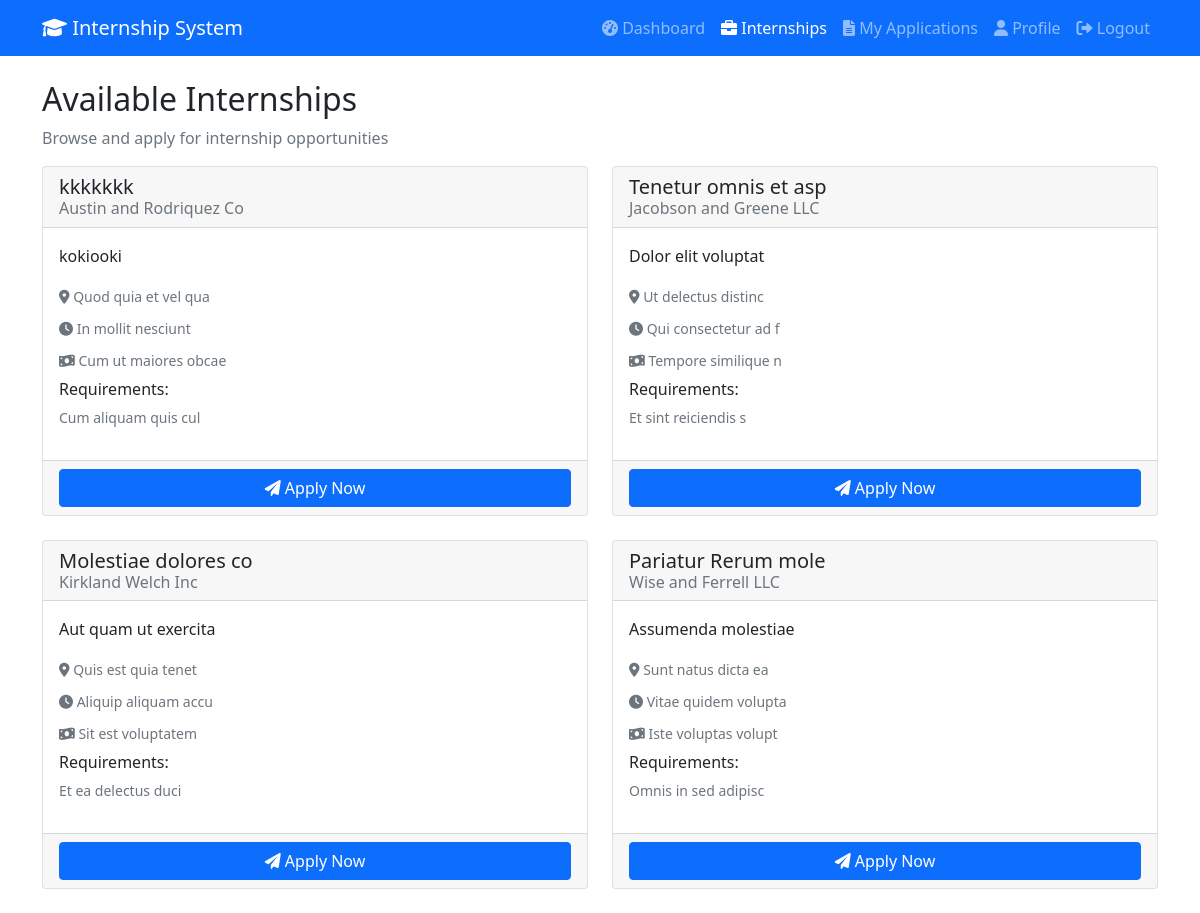
Before: /internships (signed in) with the older database file.
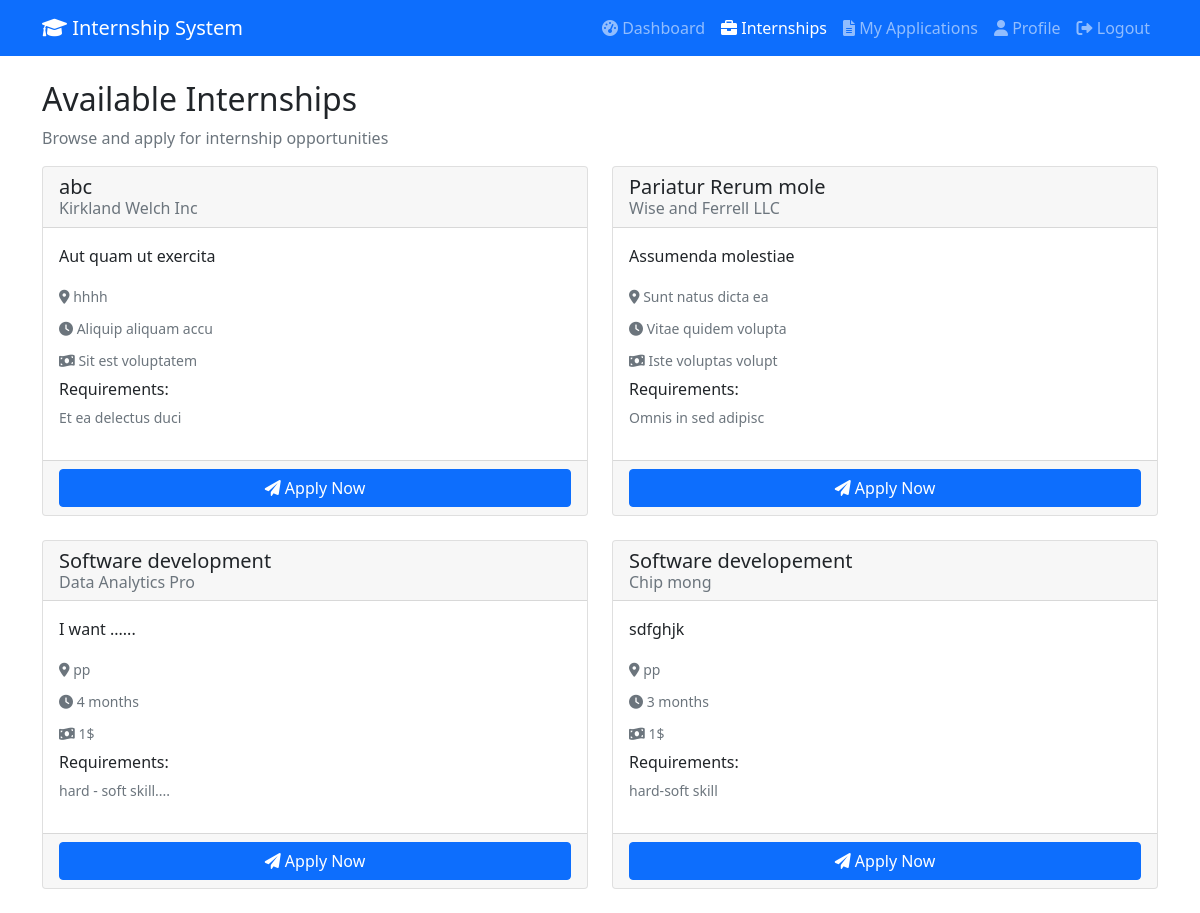
After: the same page with the newer database file.
### models.py (models this page shows)
class Internship(Base):
    __tablename__ = "internships"
    id = Column(Integer, primary_key=True, index=True)
    title = Column(String(255), nullable=False)
    description = Column(Text)
    company = Column(String(255), nullable=False)
    location = Column(String(255))
    duration = Column(String(100))
    stipend = Column(String(100))
    requirements = Column(Text)
    created_by = Column(Integer, ForeignKey("users.id"))
    created_at = Column(DateTime(timezone=True), server_default=func.now())
    is_active = Column(Boolean, default=True)
    deadline = Column(DateTime(timezone=True))
    creator = relationship("User", back_populates="created_internships")
    applications = relationship("InternshipApplication", back_populates="internship")
    tasks = relationship("Task", back_populates="internship")
    feedback = relationship("Feedback", back_populates="internship")
    mentor_feedbacks = relationship("MentorFeedback", back_populates="internship")
    evaluations = relationship("Evaluation", back_populates="internship")

### app.py (the view)
@app.get("/internships", response_class=HTMLResponse)
async def internships_page(request: Request, db: Session = Depends(get_db)):
    try:
        user = await get_current_user_from_cookie(request, db)
        user_role = user.role.value if hasattr(user.role, 'value') else user.role
        if user_role != "student":
            return RedirectResponse("/dashboard?error=Access denied")
        internships = crud.get_internships(db)
        return templates.TemplateResponse("internships.html", {
            "request": request,
            "user": user,
            "internships": internships
        })
    except Exception as e:
        return RedirectResponse("/login")

### templates/internships.html (shortened to what this page needs)
<!DOCTYPE html>
<html lang="en">
<head>
    <link href="https://cdn.jsdelivr.net/npm/bootstrap@5.1.3/dist/css/bootstrap.min.css" rel="stylesheet">
    <link href="https://cdnjs.cloudflare.com/ajax/libs/font-awesome/6.0.0/css/all.min.css" rel="stylesheet">
</head>
<body>
    <nav class="navbar navbar-expand-lg navbar-dark bg-primary">
        <div class="container">
            <a class="navbar-brand" href="/dashboard">
                <i class="fas fa-graduation-cap"></i> Internship System
            </a>
            <div class="navbar-nav ms-auto">
                <a class="nav-link" href="/dashboard"><i class="fas fa-tachometer-alt"></i> Dashboard</a>
                <a class="nav-link active" href="/internships"><i class="fas fa-briefcase"></i> Internships</a>
                <a class="nav-link" href="/my-applications"><i class="fas fa-file-alt"></i> My Applications</a>
                <a class="nav-link" href="/profile"><i class="fas fa-user"></i> Profile</a>
                <a class="nav-link" href="/logout"><i class="fas fa-sign-out-alt"></i> Logout</a>
            </div>
        </div>
    </nav>
    <div class="container mt-4">
        <h2>Available Internships</h2>
        <p class="text-muted">Browse and apply for internship opportunities</p>
        <div class="row">
            {% for internship in internships %}
            <div class="col-md-6 mb-4">
                <div class="card h-100">
                    <div class="card-header">
                        <h5 class="card-title mb-1">{{ internship.title }}</h5>
                        <h6 class="card-subtitle text-muted">{{ internship.company }}</h6>
                    </div>
                    <div class="card-body">
                        <p class="card-text">{{ internship.description }}</p>
                        <div class="mb-2">
                            <small class="text-muted">
                                <i class="fas fa-map-marker-alt"></i> {{ internship.location }}
                            </small>
                        </div>
                        <div class="mb-2">
                            <small class="text-muted">
                                <i class="fas fa-clock"></i> {{ internship.duration }}
                            </small>
                        </div>
                        {% if internship.stipend %}
                        <div class="mb-2">
                            <small class="text-muted">
                                <i class="fas fa-money-bill-wave"></i> {{ internship.stipend }}
                            </small>
                        </div>
                        {% endif %}
                        {% if internship.requirements %}
                        <div class="mb-3">
                            <h6>Requirements:</h6>
                            <p class="small text-muted">{{ internship.requirements }}</p>
                        </div>
                        {% endif %}
                    </div>
                    <div class="card-footer">
                        <button class="btn btn-primary w-100" onclick="applyForInternship('{{ internship.id }}')">
                            <i class="fas fa-paper-plane"></i> Apply Now
                        </button>
                    </div>
                </div>
            </div>
            {% endfor %}
        </div>
    </div>
</body>
</html>

Changed rows visible on the page:
removed Internship: title "kkkkkkk", company "Austin and Rodriquez Co", description "kokiooki", location "Quod quia et vel qua", duration "In mollit nesciunt", stipend "Cum ut maiores obcae", requirements "Cum aliquam quis cul"
removed Internship: title "Tenetur omnis et asp", company "Jacobson and Greene LLC", description "Dolor elit voluptat", location "Ut delectus distinc", duration "Qui consectetur ad f", stipend "Tempore similique n", requirements "Et sint reiciendis s"
changed Internship "Kirkland Welch Inc": title "Molestiae dolores co" → "abc"; location "Quis est quia tenet" → "hhhh"
added Internship: title "Software development", company "Data Analytics Pro", description "I want ......", location "pp", duration "4 months", stipend "1$", requirements "hard - soft skill...."
added Internship: title "Software developement", company "Chip mong", description "sdfghjk", location "pp", duration "3 months", stipend "1$", requirements "hard-soft skill"
